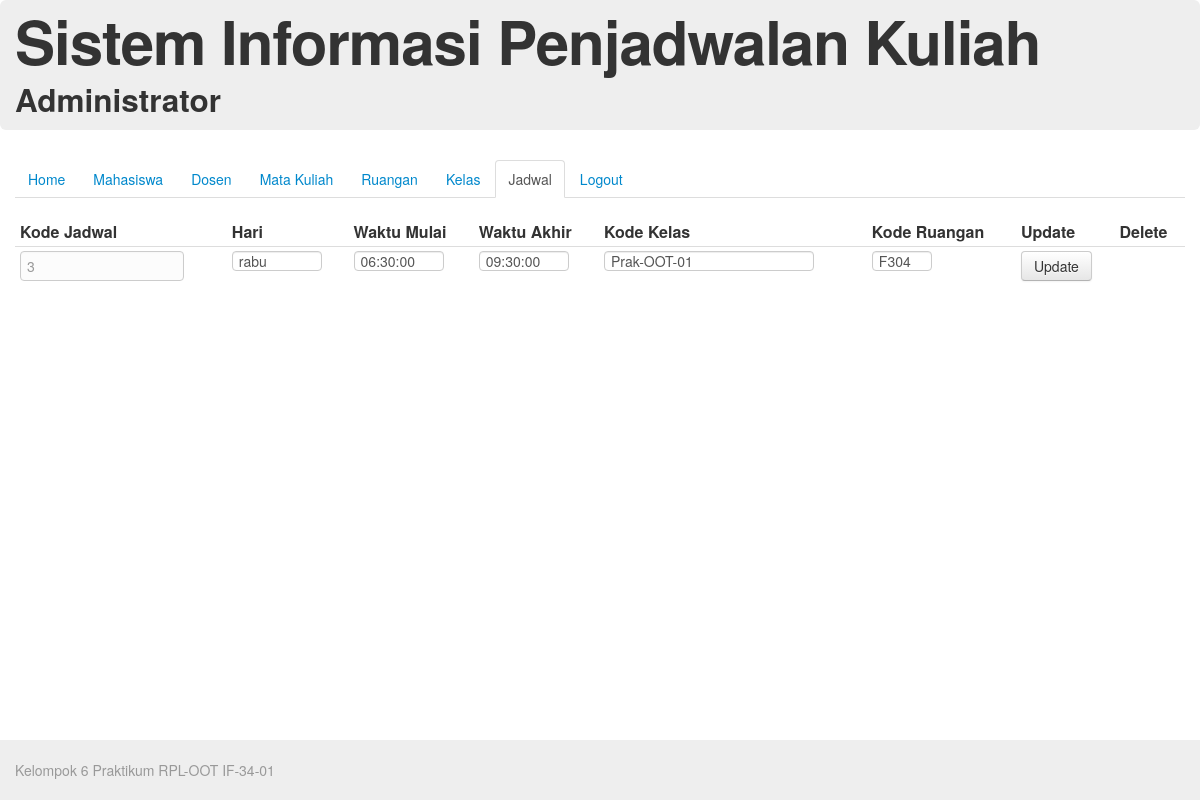
The app's page /source/index.php/adminController/formUpdateJadwal/3 with its own data.
### tables this page shows
CREATE TABLE IF NOT EXISTS `jadwal` (
  `kode_jadwal` int(10) NOT NULL AUTO_INCREMENT,
  `nama_hari` varchar(6) NOT NULL,
  `waktu_mulai` time NOT NULL,
  `waktu_akhir` time NOT NULL,
  `kode_kelas` varchar(20) NOT NULL,
  `kode_ruangan` varchar(4) NOT NULL,
  PRIMARY KEY (`kode_jadwal`),
  KEY `kode_kelas` (`kode_kelas`,`kode_ruangan`),
  KEY `kode_ruangan` (`kode_ruangan`)
);

### source/application/controllers/adminController.php (called while the page is built, shortened)
<?php if ( ! defined('BASEPATH')) exit('No direct script access allowed');
class AdminController extends CI_Controller {
	function formUpdatejadwal($kode_jadwal){
		$data['active'] = "jadwal";
		$this->load->model('jadwal');
		$data['jadwal'] = $this->jadwal->get($kode_jadwal);
		$this->load->view('header');
		$this->load->view('admin/menu',$data);
		$this->load->view('admin/updateJadwal', $data);
		$this->load->view('footer');
	}
}

### source/index.php (called while the page is built, shortened)
<?php
require_once BASEPATH.'core/CodeIgniter.php';

### source/application/models/jadwal.php (called while the page is built, shortened)
<?php
class Jadwal extends CI_Model{
	function get($kode_jadwal){
		$query = $this->db->get_where('jadwal', array('kode_jadwal' => $kode_jadwal));
		return $query->result();
	}
} ?>

### source/application/views/admin/updateJadwal.php (the view, shortened to what this page needs)
<div id="content">
  <table class="table table-hover table-condensed">
    <thead>
      <tr>
        <th>Kode Jadwal</th>
        <th>Hari</th>
        <th>Waktu Mulai</th>
        <th>Waktu Akhir</th>
        <th>Kode Kelas</th>
        <th>Kode Ruangan</th>
        <th>Update</th>
        <th>Delete</th>
      </tr>
    </thead>
    <tbody>
      <form action="<?php echo base_url(); ?>index.php/adminController/updateJadwal" method="POST">
        <tr>
          <td><span class="uneditable-input input-medium"><?php echo $jadwal[0]->kode_jadwal; ?></span></td>
          <td><input class="input-small" type="text" name="nama_hari" placeholder="hari" maxlength="6" value="<?php echo $jadwal[0]->nama_hari ?>"></td>
          <td><input class="input-small" type="text" name="waktu_mulai" placeholder="hh:mm:ss" maxlength="8" value="<?php echo $jadwal[0]->waktu_mulai ?>"></td>
          <td><input class="input-small" type="text" name="waktu_akhir" placeholder="hh:mm:ss" maxlength="8" value="<?php echo $jadwal[0]->waktu_akhir ?>"></td>
          <td><input class="input-large" type="text" name="kode_kelas" placeholder="kode kelas" maxlength="20" value="<?php echo $jadwal[0]->kode_kelas ?>"></td>
          <td><input class="input-mini" type="text" name="kode_ruangan" placeholder="kode ruangan" maxlength="4" value="<?php echo $jadwal[0]->kode_ruangan ?>"></td>
          <td><input class="btn" type="submit" value="Update"></td>
          <td></td>
        </tr>
      </form>
    </tbody>
  </table>
</div>

### records on screen
jadwal: kode_jadwal "3", nama_hari "rabu", waktu_mulai "06:30:00", waktu_akhir "09:30:00", kode_kelas "Prak-OOT-01", kode_ruangan "F304"
